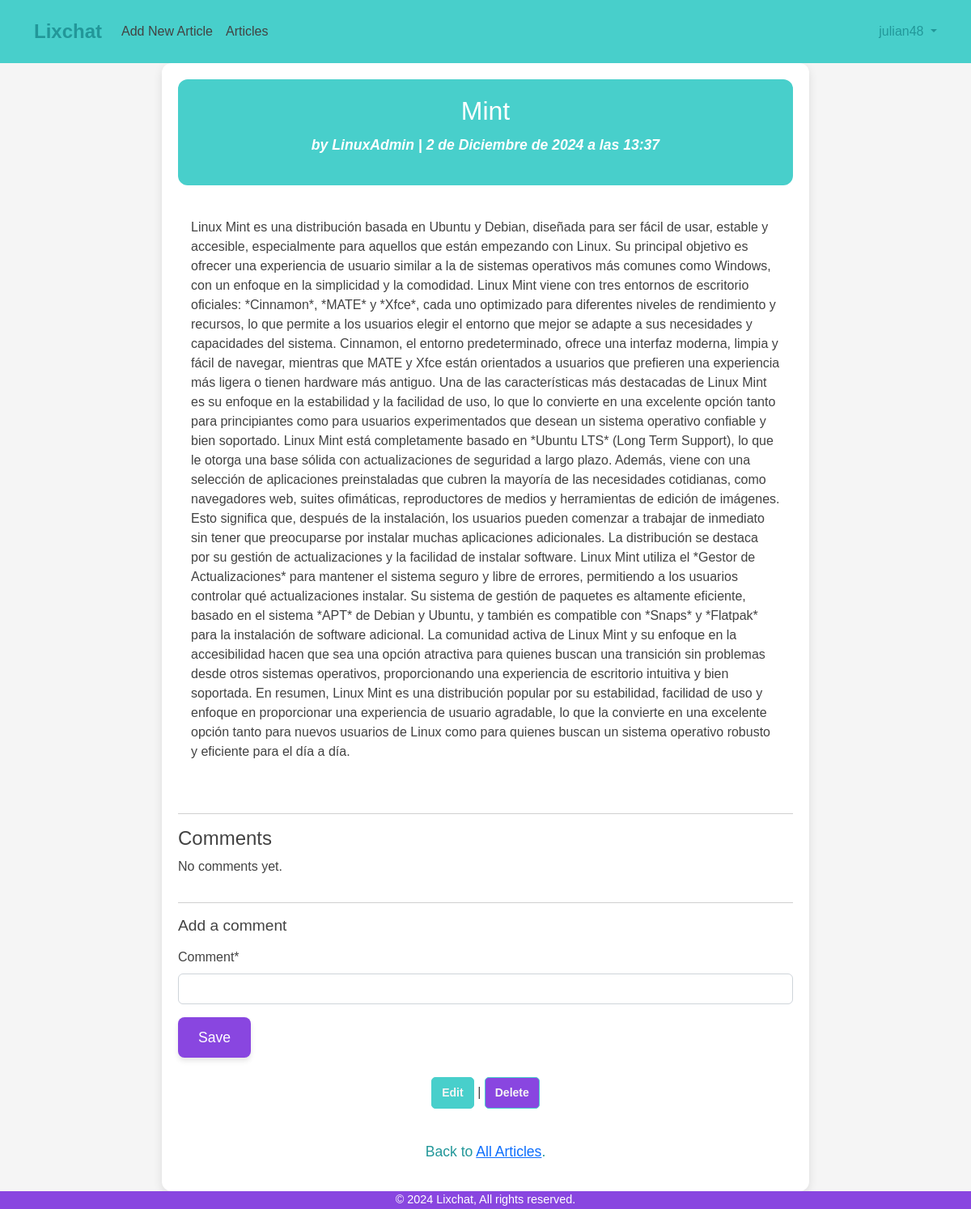
Screenshot of /articles/19/ (signed in) with the database file from the repository.
### accounts/models.py (models this page shows)
class CustomUser(AbstractUser):
    age = models.PositiveIntegerField(null=True, blank=True)

### articles/models.py (models this page shows, shortened)
class Article(models.Model):
    title = models.CharField(max_length=255) # titulo maximo de 255 caracteres
    body = models.TextField() # entrada del contenido
    date = models.DateTimeField(auto_now_add=True) # agrega la fecha automaticamente
    author = models.ForeignKey(
        settings.AUTH_USER_MODEL,
        on_delete=models.CASCADE,
    )
    image_url = models.URLField(max_length=500, blank=True, null=True)  # Campo para la URL de la imagen

### articles/views.py (the view, shortened to what this page needs)
# urls.py: path("<int:pk>/", ArticleDetailView.as_view(),
class ArticleDetailView(LoginRequiredMixin, View):
    def get(self, request, *args, **kwargs):
        view = ArticleDetailDisplay.as_view()
        return view(request, *args, **kwargs)

### articles/forms.py
class CommentForm(forms.ModelForm):
    class Meta:
        model = Comment
        fields = ("comment",)  # Solo mostramos el campo de comentario

### articles/views.py (called while the page is built)
    def get_context_data(self, **kwargs):
        context = super().get_context_data(**kwargs)
        context['form'] = CommentForm()  # Pasamos el formulario de comentarios al contexto
        context['comments'] = Comment.objects.filter(article=self.object)  # Pasamos los comentarios
        return context

### templates/article_detail.html (shortened to what this page needs)
{% extends "base.html" %}
{% load crispy_forms_tags %}
{% block content %}
<div class="article-detail-container">
    <div class="article-header">
        <h2>{{ object.title }}</h2>
        <p class="article-meta">by {{ object.author }} | {{ object.date }}</p>
    </div>
    <div class="article-body">
        <p>{{ object.body }}</p>
    </div>
    <div class="comments-section">
        <hr>
        <h4>Comments</h4>
        {% for comment in comments %}
            <div class="comment">
                <p><strong>{{ comment.author }}</strong> &middot; {{ comment.comment }}</p>
                {% if comment.author == request.user %}
                    <a href="{% url 'comment_edit' comment.pk %}" class="btn-edit" >Edit</a>
                    <a href="{% url 'comment_delete' comment.pk %}" class="btn-delete" >Delete</a>
                {% endif %}
            </div>
        {% empty %}
            <p>No comments yet.</p>
        {% endfor %}
    </div>
    <div class="add-comment-section">
        <hr>
        <h4>Add a comment</h4>
        <form action="" method="post">
            {{ form|crispy }}
            <button class="btn btn-comment" type="submit">Save</button>
        </form>
    </div>
    <div class="article-actions">
        <p>
            <a href="{% url 'article_edit' object.pk %}" class="btn btn-edit">Edit</a> |
            <a href="{% url 'article_delete' object.pk %}" class="btn btn-delete">Delete</a>
        </p>
    </div>
    <p class="back-link">Back to <a href="{% url 'article_list' %}">All Articles</a>.</p>
</div>
{% endblock content %}

### templates/base.html (shortened to what this page needs)
<!DOCTYPE html>
{% load static %}
<html lang="en">
    <head>
        <link rel="stylesheet" href="{% static 'bootstrap-5.2.3-dist/css/bootstrap.min.css' %}">
        <link rel="stylesheet" href="{% static 'css/custom.css' %}">
        <link rel="stylesheet" href="{% static 'css/codepen-effects.css' %}">
    </head>
    <body style="background-color: #F5F5F5;">
        <header class="navbar navbar-expand-lg p-3 ">
            <div class="container">
                <a class="navbar-brand fw-bold text-secondary" href="{% url 'home' %}" style="color: #229799;">Lixchat</a>
                <div class="collapse navbar-collapse" id="navbarNav">
                    <ul class="navbar-nav me-auto mb-2 mb-lg-0">
                        {% if user.is_authenticated %}
                            <li class="nav-item">
                                <a href="{% url 'article_new' %}" class="nav-link text-dark" style="color: #424242;">Add New Article</a>
                            </li>
                            <li class="nav-item">
                                <a href="{% url 'article_list' %}" class="nav-link text-dark" style="color: #424242;">Articles</a>
                            </li>
                        {% endif %}
                    </ul>
                    {% if user.is_authenticated %}
                        <div class="dropdown">
                            <a href="#" class="d-block link-dark text-decoration-none dropdown-toggle" id="dropdownUser1" data-bs-toggle="dropdown" aria-expanded="false" style="color: #229799;">
                                {{ user.username }}
                            </a>
                        </div>
                    {% endif %}
                </div>
            </div>
        </header>
        <main>
            {% block content %}
            {% endblock content %}
        </main>
        <footer class="footer text-center">
            <div class="container">
                <span class="text-muted" style="color: #ffffff;">© 2024 Lixchat, All rights reserved.</span>
            </div>
        </footer>
    </body>
</html>

### static/css/custom.css (style rules this page uses)
body { font-family: Arial, sans-serif; color: #424242; }
.navbar { background-color: #48CFCB; }
.navbar-brand { color: #229799 !important; font-size: 1.5rem; }
.navbar-nav .nav-link { color: #424242 !important; transition: color 0.3s ease; }
.dropdown-toggle { color: #229799 !important; }
.article-header { background-color: #48CFCB; color: #FFFFFF; font-weight: bold; padding: 0.75rem 1rem; border-top-left-radius: 8px; border-top-right-radius: 8px; }
.article-body { padding: 1rem; color: #424242; }
.footer { font-size: 0.9rem; color: #ffffff !important; background-color: #8946e0; }
.footer span { color: #ffffff !important; }
.article-header { background-color: rgba(72, 207, 203, 0.7); color: #FFFFFF; font-weight: bold; padding: 0.75rem 1rem; border-top-left-radius: 8px; border-top-right-radius: 8px; }
.article-body { padding: 1rem; }
.article-detail-container { max-width: 800px; margin: 0 auto; padding: 20px; background-color: #FFFFFF; border-radius: 12px; box-shadow: 0px 4px 12px rgba(0, 0, 0, 0.1); color: #424242; }
.article-header { background-color: #48CFCB; color: #FFFFFF; padding: 20px; border-radius: 12px; margin-bottom: 1.5rem; text-align: center; }
.article-meta { font-size: 1.1rem; color: #FFFFFF; font-style: italic; margin-top: 10px; }
.comments-section { margin-top: 2rem; }
.add-comment-section { margin-top: 2rem; }
.add-comment-section h4 { color: #424242; margin-bottom: 1rem; font-size: 1.2rem; }
.article-actions { margin-top: 1.5rem; text-align: center; }
.btn-edit, .btn-delete { color: #229799; text-decoration: none; font-weight: bold; padding: 8px 15px; border: 1px solid #48CFCB; border-radius: 5px; transition: background-color 0.3s ease, color 0.3s ease; }
.back-link { margin-top: 2.5rem; font-size: 1.1rem; text-align: center; color: #229799; }
.btn-comment { background-color: #8946e0; color: #FFFFFF; border: none; padding: 12px 25px; font-size: 1.1rem; cursor: pointer; border-radius: 8px; transition: background-color 0.3s ease, transform 0.2s ease; box-shadow: 0px 4px 6px rgba(0, 0, 0, 0.1); }
.btn-edit { display: inline-block; background-color: #48CFCB; color: #F5F5F5; text-decoration: none; padding: 8px 12px; border-radius: 5px; font-size: 14px; transition: background-color 0.3s ease; }
.btn-delete { display: inline-block; background-color: #8946e0; color: #F5F5F5; text-decoration: none; padding: 8px 12px; border-radius: 5px; font-size: 14px; transition: background-color 0.3s ease; }

### rows the page displays
CustomUser: username "julian48"
Article: title "Mint", author "LinuxAdmin", date "2 de Diciembre de 2024 a las 13:37", body "Linux Mint es una distribución basada en Ubuntu y Debian, diseñada para ser fácil de usar, estable y accesible, especialmente para aquellos que están empezando con Linux. Su principal objetivo es ofrecer una experiencia de usuario similar a la de sistemas operativos más comunes como Windows, con un enfoque en la simplicidad y la comodidad. Linux Mint viene con tres entornos de escritorio oficiales: *Cinnamon*, *MATE* y *Xfce*, cada uno optimizado para diferentes niveles de rendimiento y recursos, lo que permite a los usuarios elegir el entorno que mejor se adapte a sus necesidades y capacidades del sistema. Cinnamon, el entorno predeterminado, ofrece una interfaz moderna, limpia y fácil de…"
